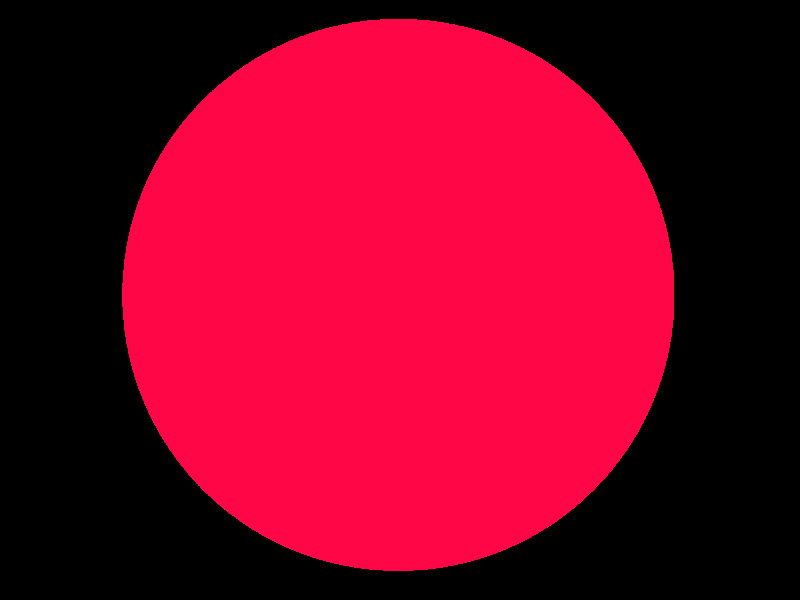
#> input picture Lab 5 task/Circle.png, 800 x 600 px, found by its file name
$ python main.py
#> lines starting #> are read from the running program, lines starting #| are printed output that depends on the picture; after the words box and inside, x2 and y2 are one past the last pixel; in counts of white or black regions, pixels touching at a corner belong together
import cv2
import numpy as np

def draw_circle(image_path):
    # Read the image
    img = cv2.imread(image_path)
#> img is the input picture: shape (600, 800, 3); mean B, G, R 35, 3, 127.4

    if img is None:
        print("Error: Unable to load image. Check the file path.")
        return

    # Define the center and radius of the circle
    center_coordinates = (200, 200)
    radius = 100
    color = (0, 0, 255)  # Red color in BGR
    thickness = 3  # Circle outline thickness (-1 for filled circle)

    # Draw the circle on the image
    cv2.circle(img, center_coordinates, radius, color, thickness)
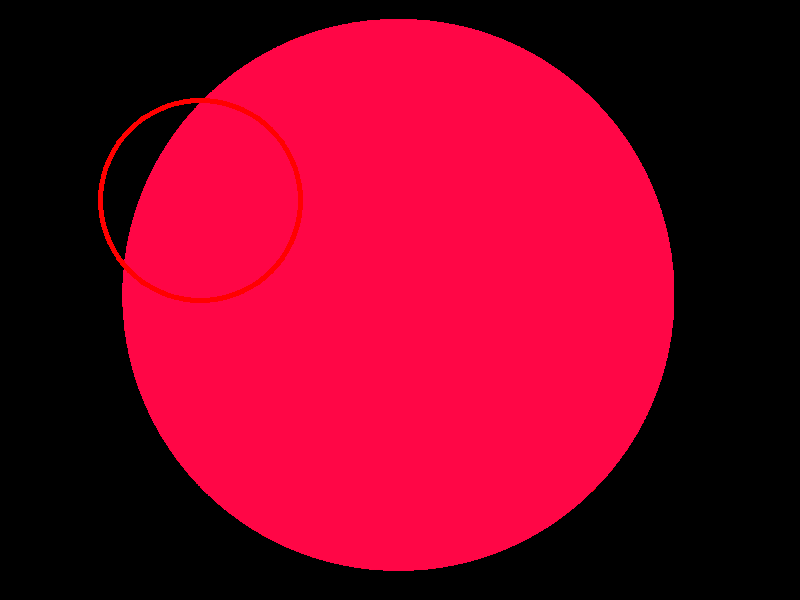
#> img: shape (600, 800, 3); 0.66% of pixels changed, all inside (x1, y1, x2, y2) = (98, 98, 303, 303)

    # Display the result
    cv2.imshow('Image with Circle', img)
    cv2.waitKey(0)
    cv2.destroyAllWindows()

# Call function with image path
draw_circle("D:/University/BSAI-4th semester/Programming for AI (Lab)/Assignments/Lab 5 task/Circle.png")
